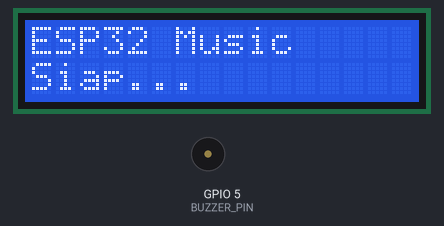
The sketch below on a simulated ESP32. Parts: 16×2 character LCD, buzzer (waves = sounding). What the sketch prints to the serial monitor is not drawn.

Above: at 0.1 s.
At 18.6 s:
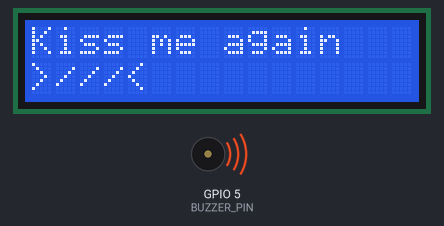
At 35.5 s:
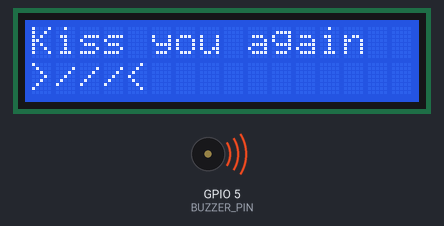
At 36.4 s:
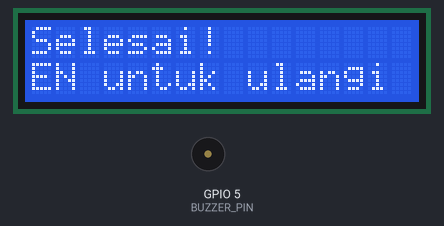
Timing chart, 0 to 37.9 s (numbered marks = the images above):
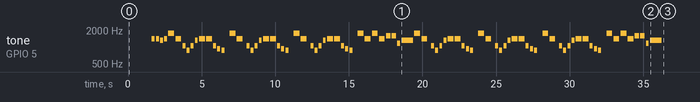

Measured:
- what the display in image 1 shows lasts 0.9 s, from 18.6 s to 19.5 s

The sketch:

Kiss_Me_Again.ino
```cpp
/*
 * ESP32 Music Player dengan LCD I2C
 * SDA -> Pin 21 | SCL -> Pin 22 | Buzzer -> Pin 5
 * Library: LiquidCrystal_I2C by Frank de Brabander
 */

#include <Wire.h>
#include <LiquidCrystal_I2C.h>

#define BUZZER_PIN   5
#define SDA_PIN      21
#define SCL_PIN      22
#define LCD_ADDR     0x27
#define LCD_COLS     16
#define LCD_ROWS     2

// === Oktaf 1 - Mayor (tengah) ===
#define DO1     523
#define RE1     587
#define MI1     659
#define FA1     698
#define SOL1    784
#define LA1     880
#define SI1     988

// === Oktaf 2 - Mayor (tinggi) ===
#define DO2     1047
#define RE2     1175
#define MI2     1319
#define FA2     1397
#define SOL2    1568
#define LA2     1760
#define SI2     1976

// === Oktaf 3 - Mayor (sangat tinggi) ===
#define DO3     2093
#define RE3     2349
#define MI3     2637
#define FA3     2794
#define SOL3    3136
#define LA3     3520
#define SI3     3951

// === Oktaf 0 - Minor / Semiton (rendah) ===
#define DOm     277   // C#3
#define REm     311   // D#3
#define MIm     330   // E3
#define FAm     370   // F#3
#define SOLm    415   // G#3
#define LAm     466   // A#3  ← diperbaiki
#define SIm     494   // B3   ← diperbaiki

// === Oktaf 1 - Minor / Semiton (tengah) ===
#define DOm1    554   // C#4
#define REm1    622   // D#4
#define MIm1    659   // E4
#define FAm1    740   // F#4
#define SOLm1   831   // G#4
#define LAm1    932   // A#4  ← diperbaiki
#define SIm1    988   // B4   ← diperbaiki

// === Oktaf 2 - Minor / Semiton (tinggi) ===
#define DOm2    1109  // C#5
#define REm2    1245  // D#5
#define MIm2    1319  // E5
#define FAm2    1480  // F#5
#define SOLm2   1661  // G#5
#define LAm2    1865  // A#5  ← diperbaiki
#define SIm2    1976  // B5   ← diperbaiki

// === Oktaf 3 - Minor / Semiton (sangat tinggi) ===
#define DOm3    2217  // C#6
#define REm3    2489  // D#6
#define MIm3    2637  // E6
#define FAm3    2960  // F#6
#define SOLm3   3322  // G#6
#define LAm3    3729  // A#6  ← diperbaiki
#define SIm3    3951  // B6   ← diperbaiki

// === Diam / Jeda ===
#define DIAM    0

// =========================================================
// === EDIT BAGIAN INI =====================================
// =========================================================

const int totalNada = 97;

int melodi[] = {
  FA2, FA2, MI2, FA2, LA2, FA2,
  DO2, LA1, DO2, MI2, FA2, FA2, DO2, LAm1, LA1, DIAM,

  LA2, FA2, DIAM,
  DO2, LA1, DO2, MI2, FA2, FA2, DO2, LAm1, LA1, DIAM,

  LA2, FA2, DIAM,
  DO2, LA1, DO2, MI2, FA2, FA2, DO2, LAm1, LA1, DIAM,

  LA2, FA2,
  LA2, FA2,
  SOL2, SOL2, RE2, MI2,

  LA2, FA2, DIAM,
  DO2, LA1, DO2, MI2, FA2, FA2, DO2, LAm1, LA1, DIAM,

  LA2, FA2, DIAM,
  DO2, LA1, DO2, MI2, FA2, FA2, DO2, LAm1, LA1, DIAM,

  LA2, FA2, DIAM,
  DO2, LA1, DO2, MI2, FA2, FA2, DO2, LAm1, LA1, DIAM,

  LA2, FA2,
  LA2, FA2,
  SOL2, SOL2, RE2, MI2
};

int durasi[] = {
  200, 200, 200, 200, 400, 400,
  200, 200, 200, 200, 400, 400, 200, 200, 200, 200,

  400, 400, 100,
  200, 200, 200, 200, 400, 400, 200, 200, 200, 200,

  400, 400, 100,
  200, 200, 200, 200, 400, 400, 200, 200, 200, 200,

  400, 400,
  400, 400,
  300, 300, 200, 800,

  400, 400, 100,
  200, 200, 200, 200, 400, 400, 200, 200, 200, 200,

  400, 400, 100,
  200, 200, 200, 200, 400, 400, 200, 200, 200, 200,

  400, 400, 100,
  200, 200, 200, 200, 400, 400, 200, 200, 200, 200,

  400, 400,
  400, 400,
  300, 300, 200, 800
};

const char* teks1[] = {
  // Bagian 1 - 16 elemen
  "I", "I Re-", "I Remem-", "I Remember", "I Remember", "I Remember",
  "May-", "Maybe", "Maybe was", "Maybe was the", "Maybe was the", "Maybe was the", "Of", "Of my", "Of my life", "Of my life",

  // Bagian 2 - 13 elemen
  "You", "You came", "You came",
  "To", "To my", "To my heart", "To my heart", "To my heart", "To my heart", "Open", "Open to", "Open to you", "Open to you",

  // Bagian 3 - 13 elemen
  "I", "I feel", "I feel",
  "Warm", "Warm be-", "Warm behind", "Warm behind you", "Take", "Take my", "Take my hand", "Take my hand", "Take my hand", "Take my hand",

  // Bagian 4 - 8 elemen
  "Kiss", "Kiss me",
  "Kiss", "Kiss me",
  "Kiss", "Kiss me", "Kiss me a-", "Kiss me again",

  "I", "I feel", "I feel",
  "You", "You re-", "You remem-", "You remember", "You remember", "You remember", "You remember", "To", "To love", "To love",

  "Yes", "Yes girl!", "Yes girl!",
  "Yes!", "Yes! I", "Yes! I love", "Yes! I love", "Yes! I love", "Yes! I love", "Me", "Me at", "Me at all", "",

  // Bagian 3 - 13 elemen
  "Just touch", "Just touch my", "Just touch my",
  "Lips", "Lips and", "Lips and got", "Lips and got", "Lips and got", "Lips and got", "You still", "You still", "You still", "You still",

  // Bagian 4 - 8 elemen
  "Kiss", "Kiss you",
  "Kiss", "Kiss you",
  "Kiss", "Kiss you", "Kiss you a-", "Kiss you again"
};

const char* teks2[] = {
  // Bagian 1 - 16 elemen
  "", "", "", "", "One", "One day",
  "", "", "", "", "Best", "Best day", "", "", "", "",

  // Bagian 2 - 13 elemen
  "", "", "",
  "", "", "", "My", "My eyes", "My eyes wide", "", "", "", "",

  // Bagian 3 - 13 elemen
  "", "", "",
  "", "", "", "", "", "", "", "Ins-", "Inside", "Inside",

  // Bagian 4 - 8 elemen
  "", "",
  "", "",
  "", "", "><", ">///<",

  "", "", "",
  "", "", "", "", "One", "One day", "One day I start", "", "", "",

  "", "", "",
  "", "", "", "You", "You more", "You more than", "", "", "", "",

  // Bagian 3 - 13 elemen
  "", "", "",
  "", "", "", "This", "This pic-", "This picture", "", "Remem-", "Remember", "Remember",

  // Bagian 4 - 8 elemen
  "", "",
  "", "",
  "", "", "><", ">///<"
};

// =========================================================

LiquidCrystal_I2C lcd(LCD_ADDR, LCD_COLS, LCD_ROWS);

void tampilkanLCD(const char* baris1, const char* baris2) {
  char buf[17];

  lcd.setCursor(0, 0);
  snprintf(buf, sizeof(buf), "%-16s", baris1);
  lcd.print(buf);

  lcd.setCursor(0, 1);
  snprintf(buf, sizeof(buf), "%-16s", baris2);
  lcd.print(buf);
}

void mainkanNada(int frekuensi, int lama) {
  if (frekuensi == 0) {
    noTone(BUZZER_PIN);
  } else {
    tone(BUZZER_PIN, frekuensi, lama);
  }
  delay(lama);
  noTone(BUZZER_PIN);
  delay(50);
}

void setup() {
  Serial.begin(115200);

  // === Debug: validasi jumlah elemen array ===
  int j1 = sizeof(teks1) / sizeof(teks1[0]);
  int j2 = sizeof(teks2) / sizeof(teks2[0]);
  int jm = sizeof(melodi) / sizeof(melodi[0]);
  int jd = sizeof(durasi) / sizeof(durasi[0]);

  Serial.printf("teks1  = %d\n", j1);
  Serial.printf("teks2  = %d\n", j2);
  Serial.printf("melodi = %d\n", jm);
  Serial.printf("durasi = %d\n", jd);
  Serial.printf("totalNada = %d\n", totalNada);

  if (j1 != totalNada || j2 != totalNada || jm != totalNada || jd != totalNada) {
    Serial.println("ERROR: Jumlah elemen tidak sama!");
  } else {
    Serial.println("OK: Semua array sesuai.");
  }

  Wire.begin(SDA_PIN, SCL_PIN);
  lcd.init();
  lcd.backlight();

  lcd.setCursor(0, 0);
  lcd.print("ESP32 Music     ");
  lcd.setCursor(0, 1);
  lcd.print("Siap...         ");
  delay(1500);

  pinMode(BUZZER_PIN, OUTPUT);
  noTone(BUZZER_PIN);

  for (int i = 0; i < totalNada; i++) {
    tampilkanLCD(teks1[i], teks2[i]);
    mainkanNada(melodi[i], durasi[i]);
  }

  lcd.setCursor(0, 0);
  lcd.print("Selesai!        ");
  lcd.setCursor(0, 1);
  lcd.print("EN untuk ulangi ");
}

void loop() {
  // Tekan EN/BOOT untuk mengulang
}
```
